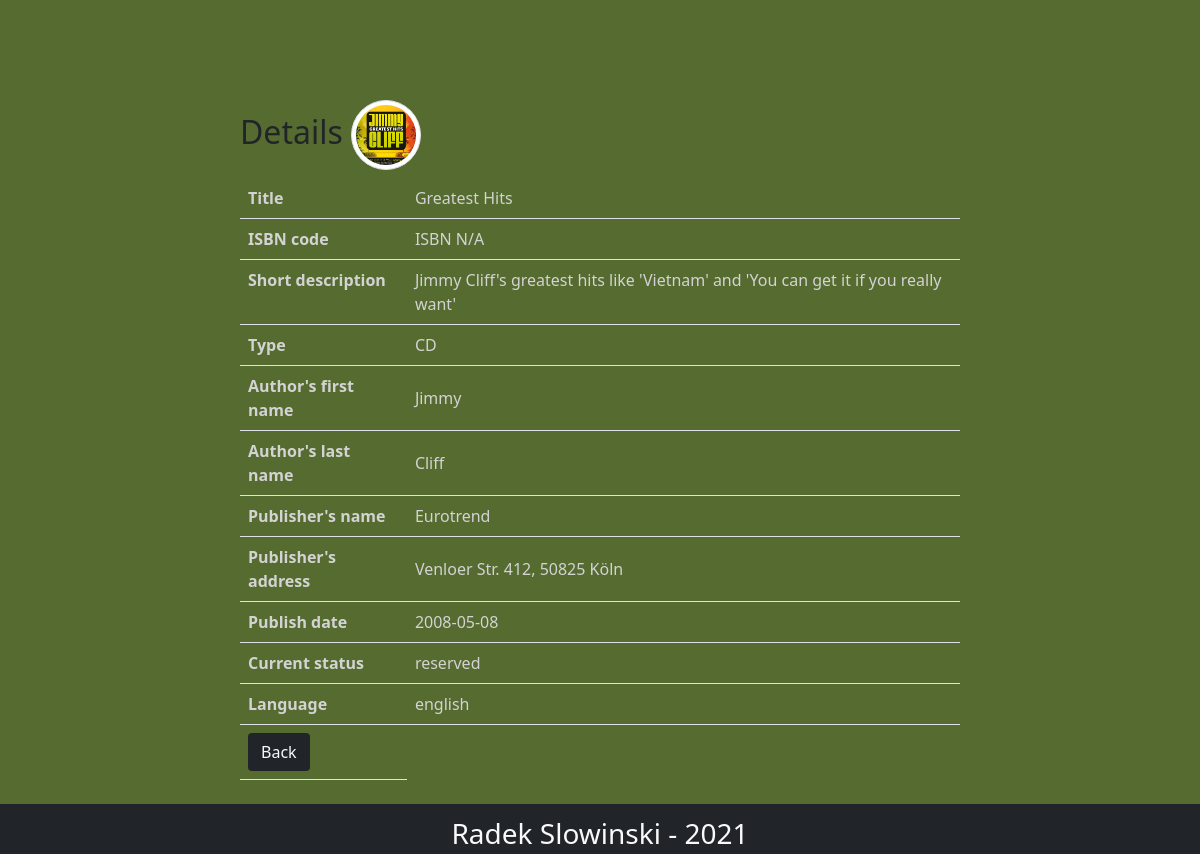
Page /crud/details.php?id=1 on the committed database.
### tables this page shows
CREATE TABLE `library` (
  `id` int(3) NOT NULL,
  `title` varchar(55) DEFAULT NULL,
  `image` varchar(155) DEFAULT NULL,
  `ISBN_code` varchar(55) DEFAULT NULL,
  `short_description` varchar(299) DEFAULT NULL,
  `type` varchar(20) DEFAULT NULL,
  `author_first_name` varchar(55) DEFAULT NULL,
  `author_last_name` varchar(55) DEFAULT NULL,
  `publisher_name` varchar(99) DEFAULT NULL,
  `publisher_address` varchar(99) DEFAULT NULL,
  `publish_date` date DEFAULT NULL,
  `current_status` varchar(22) DEFAULT NULL,
  `language` varchar(50) DEFAULT NULL
);

### crud/details.php (the view, shortened to what this page needs)
<?php
require_once 'actions/db_connect.php';
if ($_GET['id']) {
    $id = $_GET['id'];
    $sql = "SELECT * FROM library WHERE id = {$id}";
    $result = mysqli_query($connect, $sql);
    if (mysqli_num_rows($result) == 1) {
        $data = mysqli_fetch_assoc($result);
        $title = $data['title'];
        $image = $data['image'];
        $ISBN_code = $data['ISBN_code'];
        $short_description = $data['short_description'];
        $type = $data['type'];
        $author_first_name = $data['author_first_name'];
        $author_last_name = $data['author_last_name'];
        $publisher_name = $data['publisher_name'];
        $publisher_address = $data['publisher_address'];
        $publish_date = $data['publish_date'];
        $current_status = $data['current_status'];
        $language = $data['language'];
    } else {
        header("location: error.php");
    }
} else {
    header("location: error.php");
}
?>
<!DOCTYPE html>
<html>
    <head>
        <?php require_once 'components/boot.php'?>
    </head>
    <body>
        <fieldset>
            <legend class='h2'>Details <img class='img-thumbnail rounded-circle' src='pictures/<?php echo $image ?>' alt="<?php echo $title ?>"></legend>
                <table class="table">
                    <tr>
                        <th>Title</th>
                        <td><?php echo $title ?>  </td>
                    </tr>
                    <tr>
                        <th>ISBN code</th>
                        <td><?php echo $ISBN_code ?>  </td>
                    </tr>
                    <tr>
                        <th>Short description</th>
                        <td><?php echo $short_description ?></td>
                    </tr>
                    <tr>
                        <th>Type</th>
                        <td><?php echo $type ?></td>
                    </tr>
                    <tr>
                        <th>Author's first name</th>
                        <td><?php echo $author_first_name ?></td>
                    </tr>
                    <tr>
                        <th>Author's last name</th>
                        <td><?php echo $author_last_name ?></td>
                    </tr>
                    <tr>
                        <th>Publisher's name</th>
                        <td><?php echo $publisher_name ?></td>
                    </tr>
                    <tr>
                        <th>Publisher's address</th>
                        <td><?php echo $publisher_address ?></td>
                    </tr>
                    <tr>
                        <th>Publish date</th>
                        <td><?php echo $publish_date ?></td>
                    </tr>
                    <tr>
                        <th>Current status</th>
                        <td><?php echo $current_status ?></td>
                    </tr>
                    <tr>
                        <th>Language</th>
                        <td><?php echo $language ?></td>
                    </tr>
                    <tr>
                        <td><a href= "index.php"><button class="btn bg-dark text-light" type="button">Back</button></a></td>
                    </tr>
                </table>
        </fieldset>
        <footer class='text-center bg-dark text-light pt-2 fs-3 mt-2'>Radek Slowinski - 2021</footer>
    </body>
</html>

### crud/components/boot.php (style rules this page uses)
.img-thumbnail { width: 70px !important; height: 70px !important; }
td { text-align: left; vertical-align: middle; }
tr { text-align: left; color: lightgray; }
body { background-color: darkolivegreen; }

### crud/details.php (style rules this page uses)
fieldset { margin: auto; margin-top: 100px; width: 60% ; }
.img-thumbnail { width: 70px !important; height: 70px !important; }

### rows in the picture
library: image (picture), title "Greatest Hits", ISBN_code "ISBN N/A", short_description "Jimmy Cliff's greatest hits like 'Vietnam' and 'You can get it if you really want'", type "CD", author_first_name "Jimmy", author_last_name "Cliff", publisher_name "Eurotrend", publisher_address "Venloer Str. 412, 50825 Köln", publish_date "2008-05-08", current_status "reserved", language "english"
